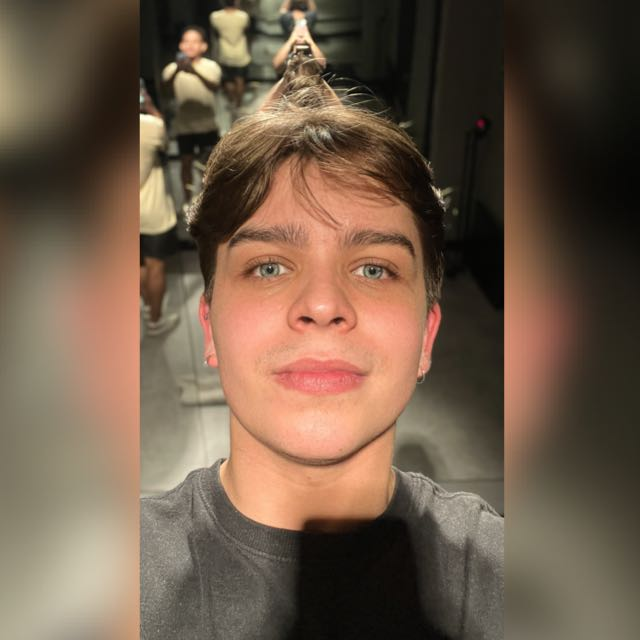
#> input picture images/foto.jpg, 640 x 640 px
$ python canny_edge.py ../images/foto.jpg
#> lines starting #> are read from the running program, lines starting #| are printed output that depends on the picture; after the words box and inside, x2 and y2 are one past the last pixel; in counts of white or black regions, pixels touching at a corner belong together
import numpy as np
import argparse
import math
from PIL import Image
import matplotlib.pyplot as plt

def load_image(image_path):
    """Carrega uma imagem em escala de cinza e a converte para um array NumPy."""
    img = Image.open(image_path).convert("L")
    return np.array(img, dtype=np.float32)

def save_image(matrix, output_path):
    """Salva um array NumPy como imagem."""
    img = Image.fromarray(matrix.astype(np.uint8))
    img.save(output_path)

def show_images(original, edges):
    """Exibe a imagem original e a imagem processada lado a lado."""
    plt.figure(figsize=(12, 6))

    plt.subplot(1, 2, 1)
    plt.title("Imagem Original")
    plt.imshow(original, cmap='gray')
    plt.axis('off')

    plt.subplot(1, 2, 2)
    plt.title("Bordas - Canny")
    plt.imshow(edges, cmap='gray')
    plt.axis('off')

    plt.tight_layout()
    plt.show()

def convolve(image, kernel):
    """Convolui manualmente a imagem com o kernel fornecido usando NumPy."""
    kernel = np.array(kernel)
    pad_h, pad_w = kernel.shape[0] // 2, kernel.shape[1] // 2
    padded = np.pad(image, ((pad_h, pad_h), (pad_w, pad_w)), mode='constant', constant_values=0)
    output = np.zeros_like(image)

    for i in range(image.shape[0]):
        for j in range(image.shape[1]):
            output[i, j] = np.sum(padded[i:i+kernel.shape[0], j:j+kernel.shape[1]] * kernel)

    return output

def gaussian_kernel(size, sigma):
    """Gera um kernel Gaussiano usando NumPy."""
    ax = np.linspace(-(size // 2), size // 2, size)
    xx, yy = np.meshgrid(ax, ax)
    kernel = np.exp(-(xx**2 + yy**2) / (2. * sigma**2))
    return kernel / np.sum(kernel)

def compute_gradient(image):
    """Calcula os gradientes (magnitude e ângulo) usando operadores Sobel."""
    sobel_x = np.array([[-1, 0, 1], [-2, 0, 2], [-1, 0, 1]])
    sobel_y = np.array([[1, 2, 1], [0, 0, 0], [-1, -2, -1]])

    Gx = convolve(image, sobel_x)
    Gy = convolve(image, sobel_y)

    magnitude = np.hypot(Gx, Gy)
    angle = np.arctan2(Gy, Gx) * (180 / np.pi) % 180

    return magnitude, angle

def non_maximum_suppression(gradient, angle):
    """Afina as bordas por supressão de não-máximos."""
    height, width = gradient.shape
    result = np.zeros_like(gradient)

    angle = (angle / 45).astype(int) % 4
    for i in range(1, height-1):
        for j in range(1, width-1):
            q, r = 255, 255
            if angle[i, j] == 0:
                q, r = gradient[i, j-1], gradient[i, j+1]
            elif angle[i, j] == 1:
                q, r = gradient[i-1, j+1], gradient[i+1, j-1]
            elif angle[i, j] == 2:
                q, r = gradient[i-1, j], gradient[i+1, j]
            elif angle[i, j] == 3:
                q, r = gradient[i-1, j-1], gradient[i+1, j+1]

            if gradient[i, j] >= q and gradient[i, j] >= r:
                result[i, j] = gradient[i, j]

    return result

def double_threshold(image, low, high):
    """Aplica limiar duplo para separar bordas fortes e fracas."""
    strong, weak = 255, 75
    result = np.zeros_like(image)
    result[image >= high] = strong
    result[(image >= low) & (image < high)] = weak
    return result, strong, weak

def hysteresis(image, strong, weak):
    """Conecta bordas fracas a fortes usando histerese."""
    height, width = image.shape
    for i in range(1, height-1):
        for j in range(1, width-1):
            if image[i, j] == weak:
                if np.any(image[i-1:i+2, j-1:j+2] == strong):
                    image[i, j] = strong
                else:
                    image[i, j] = 0
    return image

def canny_edge_detection(image, sigma, kernel_size, low_thresh, high_thresh):
    """Implementa a detecção de bordas de Canny."""
    smoothed = convolve(image, gaussian_kernel(kernel_size, sigma))
    gradient, angle = compute_gradient(smoothed)
    nms = non_maximum_suppression(gradient, angle)
    dt, strong, weak = double_threshold(nms, low_thresh, high_thresh)
    final_edges = hysteresis(dt, strong, weak)
    return final_edges

def main():
    parser = argparse.ArgumentParser(description="Detecção de bordas utilizando o algoritmo de Canny.")
    parser.add_argument("imagem", help="Caminho para a imagem em escala de cinza.")
    parser.add_argument("--sigma", type=float, default=1.0, help="Valor de sigma para o Gaussiano (padrão: 1.0).")
    parser.add_argument("--kernel_size", type=int, default=5, help="Tamanho do kernel Gaussiano (padrão: 5, deve ser ímpar).")
    parser.add_argument("--low", type=float, default=20, help="Limiar inferior para o threshold (padrão: 20).")
    parser.add_argument("--high", type=float, default=40, help="Limiar superior para o threshold (padrão: 40).")

    args = parser.parse_args()
    img_matrix = load_image(args.imagem)
#> in load_image, `img = Image.open(image_path).convert("L")`:
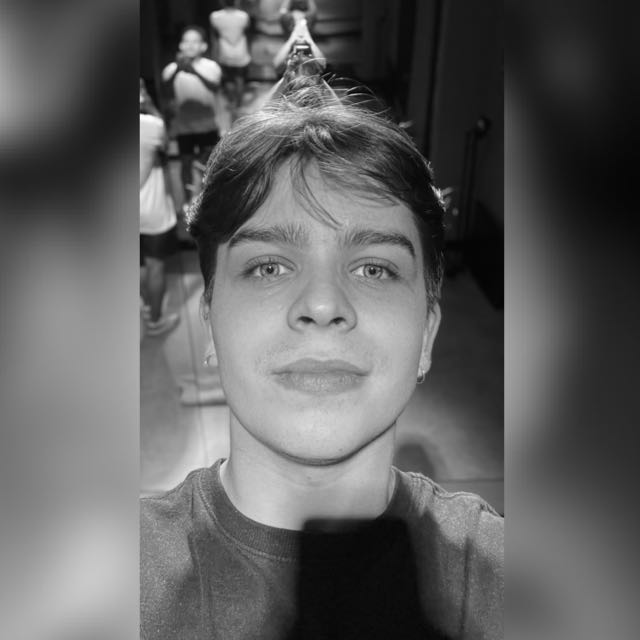
#> img: PIL image 640x640 L; min 0, max 253, mean 95.2
    edges = canny_edge_detection(img_matrix, sigma=args.sigma, kernel_size=args.kernel_size, low_thresh=args.low, high_thresh=args.high)
#> in convolve, `kernel = np.array(kernel)`: kernel = [[0.00297, 0.0133, 0.0219, 0.0133, 0.00297], [0.0133, 0.0596, 0.0983, 0.0596, 0.0133], [0.0219, 0.0983, 0.162, 0.0983, 0.0219], [0.0133, 0.0596, 0.0983, 0.0596, 0.0133], [0.00297, 0.0133, 0.0219, 0.0133, 0.00297]]
#> after the loop in convolve (call 2), `for i in range(image.shape[0]):`:
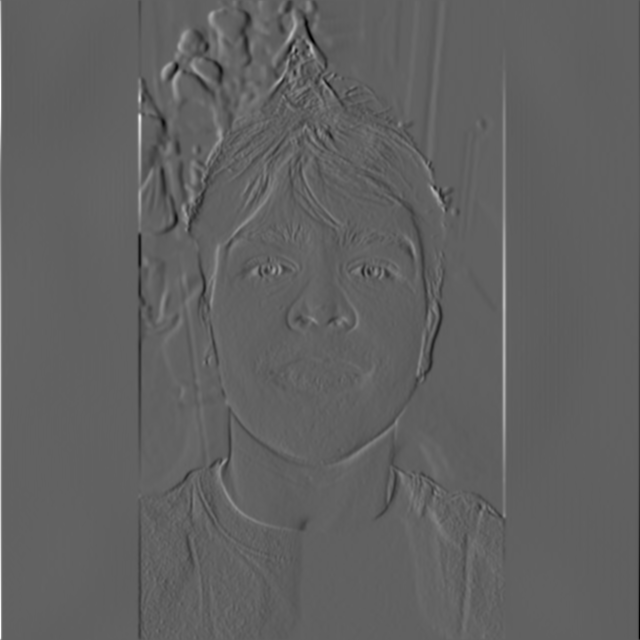
#> output: shape (640, 640) float32; min -396.9, max 643.2, mean -0.3; drawn with min black and max white
#> after the loop in convolve (call 3), `for i in range(image.shape[0]):`:
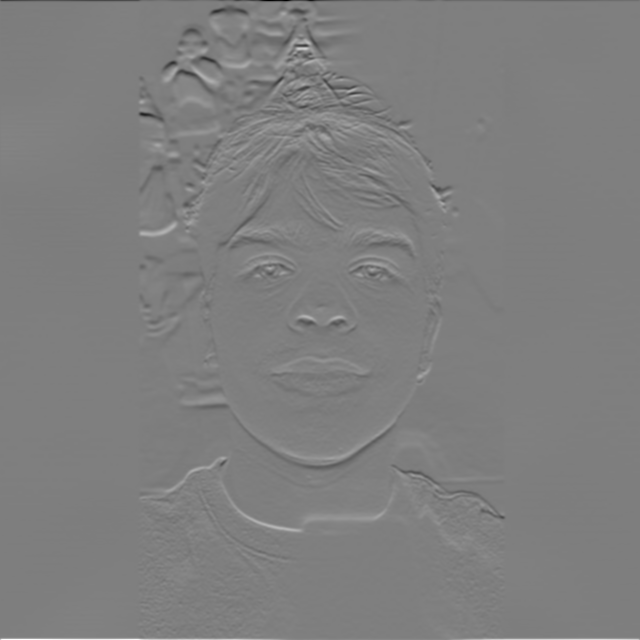
#> output: shape (640, 640) float32; min -652.1, max 656.8, mean -0.2; drawn with min black and max white
#> in non_maximum_suppression, `angle = (angle / 45).astype(int) % 4`:
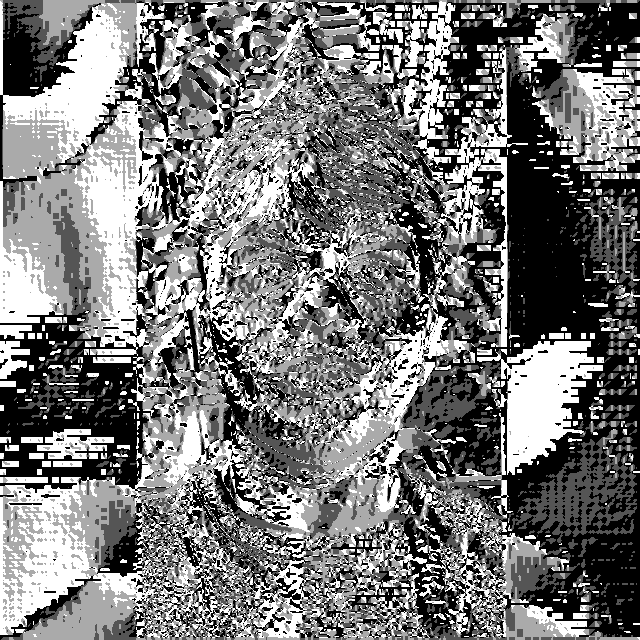
#> angle: shape (640, 640) int64; min 0, max 3, mean 1.41; drawn with min black and max white
#> after the loop in non_maximum_suppression, `for i in range(1, height-1):`:
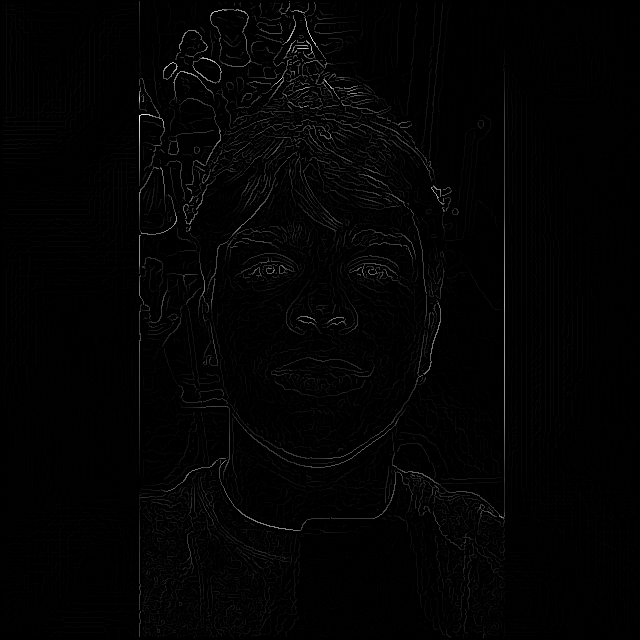
#> result: shape (640, 640) float32; min 0, max 542.2, mean 6.4; drawn with min black and max white
#> in canny_edge_detection, `dt, strong, weak = double_threshold(nms, low_thresh, high_thresh)`:
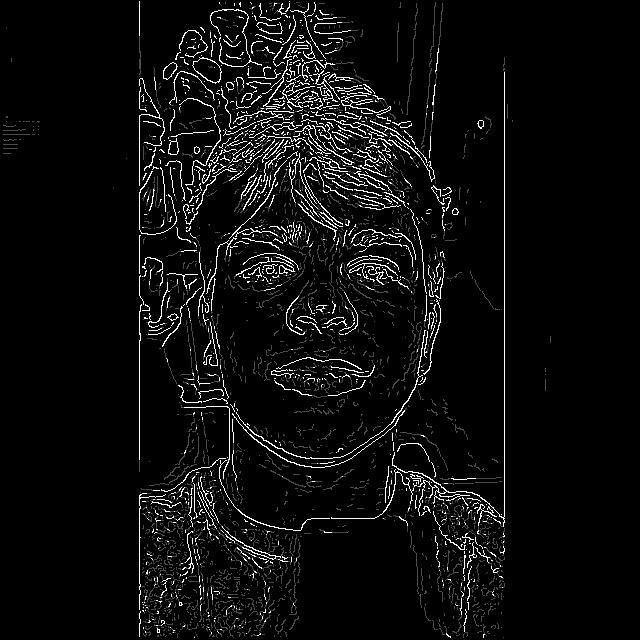
#> dt: shape (640, 640) float32; min 0, max 255, mean 12.7
#> in canny_edge_detection, `dt, strong, weak = double_threshold(nms, low_thresh, high_thresh)`: strong = 255; weak = 75
#> after the loop in hysteresis, `for i in range(1, height-1):`:
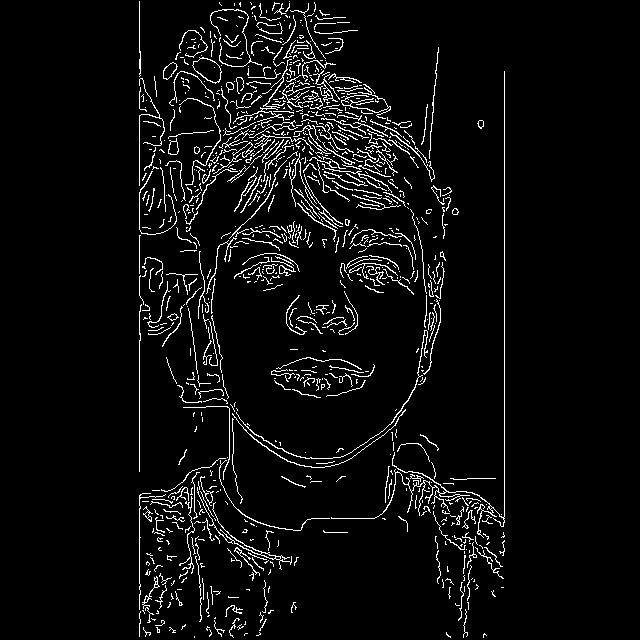
#> image: shape (640, 640) float32; 5% white in thin lines or dots, all inside (x1, y1, x2, y2) = (139, 1, 505, 638)
    show_images(img_matrix, edges)

if __name__ == '__main__':
    main()

$ run again, on images/imagem.png
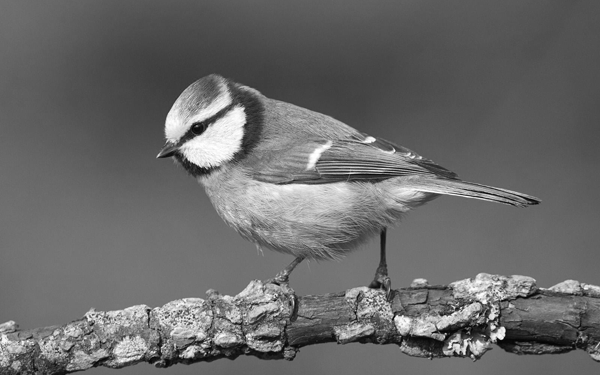
#> input picture images/imagem.png, 600 x 375 px
#> kernel = [[0.00297, 0.0133, 0.0219, 0.0133, 0.00297], [0.0133, 0.0596, 0.0983, 0.0596, 0.0133], [0.0219, 0.0983, 0.162, 0.0983, 0.0219], [0.0133, 0.0596, 0.0983, 0.0596, 0.0133], [0.00297, 0.0133, 0.0219, 0.0133, 0.00297]]
#> padded: shape (377, 602) float32
#> after the loop in convolve (call 3), `for i in range(image.shape[0]):`:
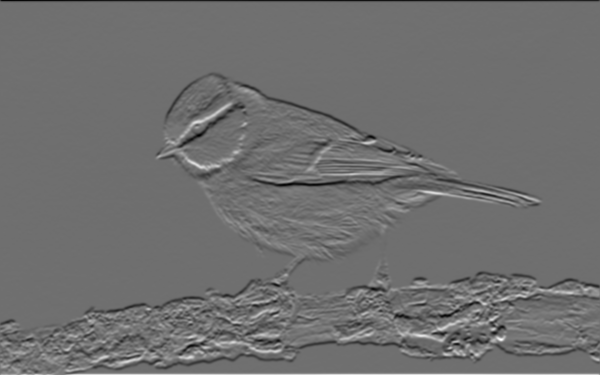
#> output: shape (375, 600) float32; min -438.9, max 564.4, mean 0; drawn with min black and max white
#> strong = 255; weak = 75
#> after the loop in hysteresis, `for i in range(1, height-1):`:
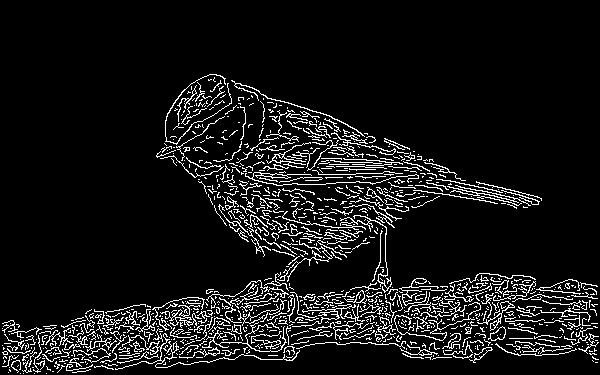
#> image: shape (375, 600) float32; 8.5% white in thin lines or dots, all inside (x1, y1, x2, y2) = (2, 74, 599, 374)

$ run again, on images/imagem2.png
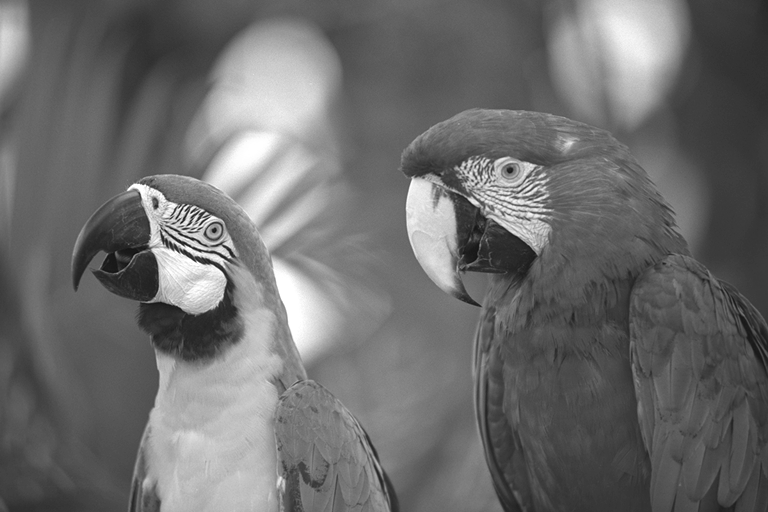
#> input picture images/imagem2.png, 768 x 512 px
#> in load_image, img is the input picture: PIL image 768x512 L; min 14, max 255, mean 109
#> kernel = [[0.00297, 0.0133, 0.0219, 0.0133, 0.00297], [0.0133, 0.0596, 0.0983, 0.0596, 0.0133], [0.0219, 0.0983, 0.162, 0.0983, 0.0219], [0.0133, 0.0596, 0.0983, 0.0596, 0.0133], [0.00297, 0.0133, 0.0219, 0.0133, 0.00297]]
#> padded: shape (514, 770) float32
#> after the loop in convolve (call 3), `for i in range(image.shape[0]):`:
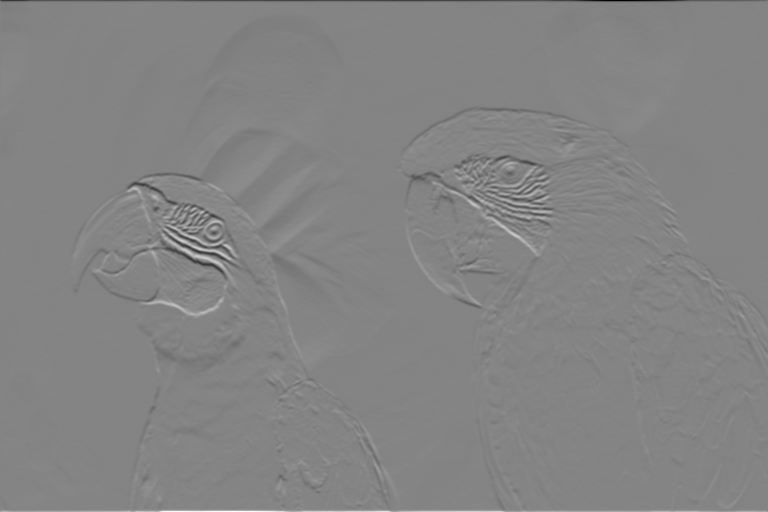
#> output: shape (512, 768) float32; min -778.2, max 725, mean 0; drawn with min black and max white
#> strong = 255; weak = 75
#> after the loop in hysteresis, `for i in range(1, height-1):`:
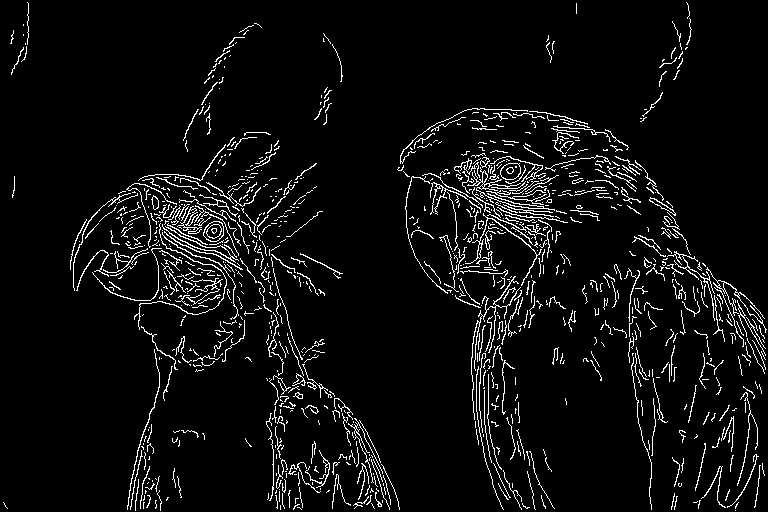
#> image: shape (512, 768) float32; 5.5% white in thin lines or dots
